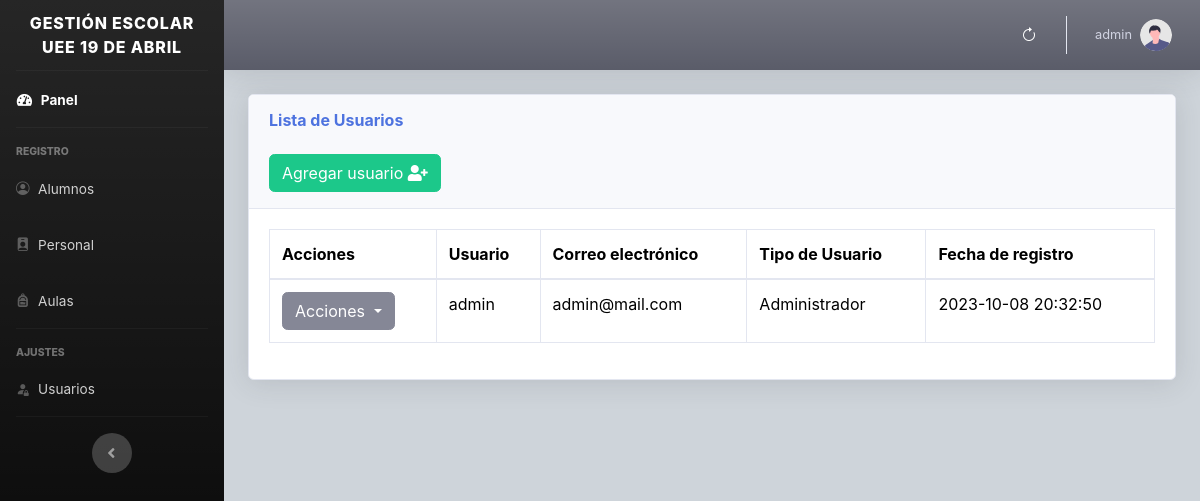
/views/usuarios.php (signed in), run on an earlier commit of the app's database.
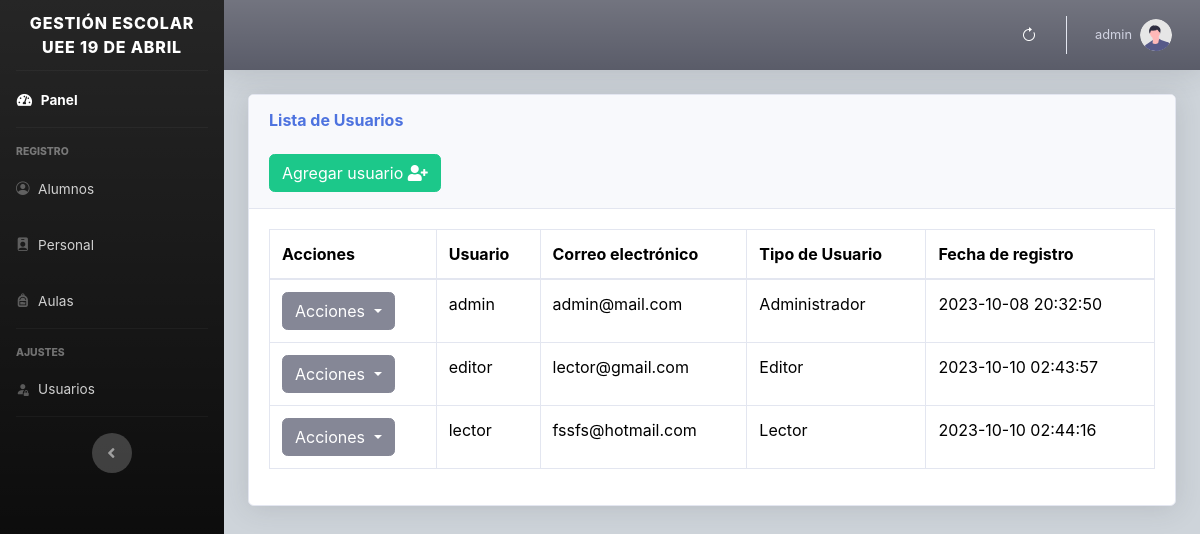
And on a later commit of the database.
### tables this page shows
CREATE TABLE `users` (
  `id` int(11) NOT NULL,
  `usuario` varchar(50) NOT NULL,
  `correo` varchar(50) NOT NULL,
  `password` varchar(300) NOT NULL,
  `fecha` timestamp NOT NULL DEFAULT current_timestamp() ON UPDATE current_timestamp(),
  `id_rol` int(11) NOT NULL,
  `imagen` varchar(150) NOT NULL
);

### views/usuarios.php (the view, shortened to what this page needs)
<?php include "../includes/header.php"; ?>
<body id="page-top">
    <div class="container-fluid">
        <div class="card shadow mb-4">
            <div class="card-header py-3">
                <h6 class="m-0 font-weight-bold text-primary">Lista de Usuarios</h6>
                <br>
                <button type="button" class="btn btn-success" data-bs-toggle="modal" data-bs-target="#user">
                    <span class="glyphicon glyphicon-plus"></span> Agregar usuario <i class="fa fa-user-plus"></i> </a></button>
            </div>
            <div class="card-body">
                <div class="table-responsive">
                    <table class="table table-bordered" id="tabla" width="100%" cellspacing="0">
                        <thead>
                            <tr>
                                <th class='ver'>Acciones</th>
                                <th class='ver'>Usuario</th>
                                <th class='ver'>Correo electrónico</th>
                                <th class='ver'>Tipo de Usuario</th>
                                <th class='ver'>Fecha de registro</th>
                            </tr>
                        </thead>
                        <tbody>
                            <?php
                            require_once("../includes/db.php");
                            $result = mysqli_query($conexion, "SELECT * FROM users ");
                            while ($fila = mysqli_fetch_assoc($result)) :
                            ?>
                                <tr>
                                    <td>
                                        <div class="dropdown">
                                            <button class="btn btn-secondary dropdown-toggle" type="button" data-bs-toggle="dropdown" aria-expanded="false">
                                                Acciones
                                            </button>
                                        </div>
                                    </td>
                                    <td><?php echo $fila['usuario']; ?></td>
                                    <td><?php echo $fila['correo']; ?></td>
                                    <td><?php echo $fila['id_rol'] === '1' ? "Administrador" :($fila['id_rol'] === '2' ? "Editor" : "Lector"); ?></td>
                                    <td><?php echo $fila['fecha']; ?></td>
                                </tr>
                            <?php endwhile; ?>
                        </tbody>
                    </table>
                </div>
            </div>
        </div>
    </div>
    </div>
    </div>
    </div>
</body>
<?php include "../includes/footer.php"; ?>
</html>

### includes/header.php (shortened to what this page needs)
<!DOCTYPE html>
<html lang="en">
<head>
    <link href="../vendor/fontawesome-free/css/all.min.css" rel="stylesheet" type="text/css">
    <link rel="stylesheet" href="../package/dist/sweetalert2.css">
    <link href="../css/bootstrap.min.css" rel="stylesheet">
    <link href="../css/sb-admin-2.min.css" rel="stylesheet">
    <link rel="stylesheet" href="../vendor/bootstrap-icons/bootstrap-icons.css">
    <link href="../vendor/datatables/datatables.min.css" rel="stylesheet">
</head>
<body id="page-top">
    <div id="wrapper">
        <ul class="navbar-nav bg-black bg-gradient sidebar sidebar-dark accordion" id="accordionSidebar">
            <a class="sidebar-brand d-flex align-items-center justify-content-center" href="index.php">
                <div class=" sidebar-brand-text mx-2">GESTIÓN ESCOLAR </br> UEE 19 DE ABRIL <sup></sup>
                </div>
            </a>
            <hr class="sidebar-divider my-0">
            <li class="nav-item active">
                <a class="nav-link" href="../views/index.php">
                    <i class="fas fa-fw fa-tachometer-alt"></i>
                    <span>Panel</span></a>
            </li>
            <hr class="sidebar-divider">
            <div class="sidebar-heading">
                REGISTRO
            </div>
            <li class="nav-item">
                <a class="nav-link " href="../views/alumnos.php">
                    <i class="bi bi-person-circle"></i>
                    <span>Alumnos</span>
                </a>
            </li>
            <li class="nav-item">
                <a class="nav-link active" href="../views/profesores.php">
                    <i class="bi bi-person-badge-fill"></i>
                    <span>Personal</span>
                </a>
            </li>
            <li class="nav-item">
                <a class="nav-link active" href="../views/grados.php">
                    <i class="bi bi-backpack-fill"></i>
                    <span>Aulas</span>
                </a>
            </li>
            <hr class="sidebar-divider">
            <?php if ($_SESSION["type"] == 1) { ?>
            <div class="sidebar-heading">
                AJUSTES
            </div>
                <li class="nav-item">
                    <a class="nav-link" href="../views/usuarios.php">
                    <i class="bi bi-person-fill-lock"></i>
                        <span>Usuarios</span></a>
                </li>
                <hr class="sidebar-divider d-none d-md-block">
            <?php }
            ?>
            <div class="text-center d-none d-md-inline">
                <button class="rounded-circle border-0" id="sidebarToggle"></button>
            </div>
        </ul>
        <div id="content-wrapper" class="d-flex flex-column bg-dark-subtle">
            <div id="content">
                <nav class="navbar navbar-expand navbar-light bg-dark bg-gradient topbar mb-4 static-top shadow">
                    <ul class="navbar-nav ml-auto">
                        <button style = "color:white;" type="button" class="btn btn-link-white bi bi-arrow-clockwise" onclick="document.location.reload();"></button>
                        <li class="nav-item dropdown no-arrow">
                            <a class="nav-link dropdown-toggle" href="#" id="userDropdown" role="button" data-bs-toggle="dropdown" aria-haspopup="true" aria-expanded="false">
                                <span class="mr-2 d-none d-lg-inline small"> <?php echo $_SESSION['usuario']; ?></span>
                                <img class="img-profile rounded-circle" src="../img/undraw_profile.svg">
                            </a>
                        </li>
                    </ul>
                </nav>

### includes/footer.php (shortened to what this page needs)
</body>
</html>

What changed in the data, as far as the page shows it:
added users: usuario "editor", correo "lector@gmail.com", id_rol "Editor", fecha "2023-10-10 02:43:57"
added users: usuario "lector", correo "fssfs@hotmail.com", id_rol "Lector", fecha "2023-10-10 02:44:16"
